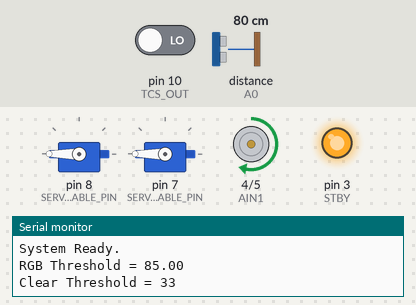
Recording of a sketch running on a simulated Arduino Uno, built with avr-gcc and run on an emulated ATmega328P. Shown: 2 × servo, motor-driver pin pairs drawn as motors (green arrow = first pin HIGH = forward, orange = second pin HIGH = backward, longer = more drive, scaled by the enable pin, stopped while the standby pin is LOW), output pins drawn as LEDs (lit = HIGH), the last lines printed to the serial monitor. Wiring (inferred from the names in the program): ultrasonic range finder: trigger pin 2; echo A0. The inputs (shaded band) are chosen by the test bench; at power-on: distance to the obstacle (sensor on A0) 80 cm, pin 10 (TCS_OUT) LOW. The echo pulse lasts 58.3 µs per cm; pins used as bus, display or sensor lines are not drawn.

Above: at 1.3 s.
1.4 s: distance to the obstacle (sensor on A0) set to 11 cm
3.6 s: distance to the obstacle (sensor on A0) set to 8 cm
At 5.7 s:
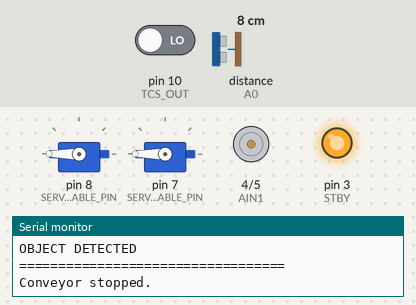
At 7.6 s:
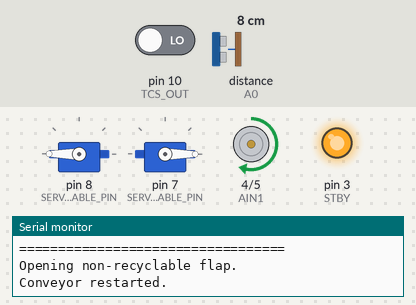
Timing chart, 0 to 15.1 s (numbered marks = the images above; inputs shaded):
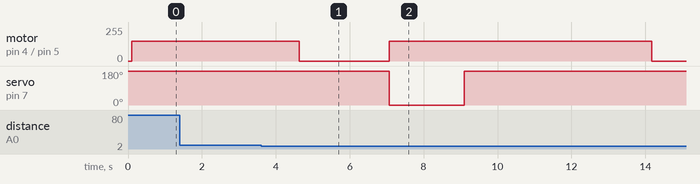

The sketch:

final2code.ino
```cpp
#include <Servo.h>

// ============================================================
// TCS3200 COLOR SENSOR
// ============================================================
#define S0 11
#define S1 12
#define S2 13
#define S3 9
#define TCS_OUT 10

// ============================================================
// HC-SR04 OBJECT DETECTION
// ============================================================
#define TRIG_PIN 2
#define ECHO_PIN A0

const int OBJECT_DISTANCE_THRESHOLD_CM = 8;

// ============================================================
// TB6612FNG MOTOR DRIVER
// ============================================================
#define STBY 3
#define AIN1 4
#define AIN2 5
#define PWMA 6

// ============================================================
// SERVOS
// ============================================================
#define SERVO_RECYCLABLE_PIN 8
#define SERVO_NONRECYCLABLE_PIN 7

Servo recyclableFlap;
Servo nonRecyclableFlap;

// ============================================================
// SERVO POSITIONS
// ============================================================
const int FLAP_NEUTRAL         = 180;
const int FLAP_RECYCLE_OPEN    = 0;
const int FLAP_NONRECYCLE_OPEN = 0;

// ============================================================
// CONVEYOR
// ============================================================
const int CONVEYOR_SPEED = 150;

// ============================================================
// TIMING
// ============================================================
const unsigned long SETTLE_TIME_MS      = 1000;
const unsigned long TRANSIT_TIME_MS     = 1200;
const unsigned long FLAP_HOLD_MS        = 800;
const unsigned long IR_CLEAR_TIMEOUT_MS = 4000;

// ============================================================
// SENSOR CLASSIFICATION
// ============================================================
//
// Based on your actual sensor readings:
//
// TRANSPARENT BOTTLE
// RGB Average ≈ 100
// ClearRaw ≈ 37-38
//
// PVC PIPE
// RGB Average ≈ 53-70
// ClearRaw ≈ 19-26
//
// BLACK WIRE COVER
// RGB Average ≈ 150
// ClearRaw ≈ 47
//
// Therefore:
//
// RGB Average >= 85
// AND
// ClearRaw >= 33
//
//       => RECYCLABLE
//
// Everything else
//       => NON-RECYCLABLE
//
// ============================================================

const float RGB_THRESHOLD = 85.0;
const long CLEAR_THRESHOLD = 33;

// ============================================================
// NUMBER OF SENSOR SAMPLES
// ============================================================

const int SENSOR_SAMPLES = 5;


// ============================================================
// SETUP
// ============================================================

void setup() {

  // ----------------------------------------------------------
  // TCS3200
  // ----------------------------------------------------------

  pinMode(S0, OUTPUT);
  pinMode(S1, OUTPUT);
  pinMode(S2, OUTPUT);
  pinMode(S3, OUTPUT);
  pinMode(TCS_OUT, INPUT);

  // Frequency scaling
  digitalWrite(S0, HIGH);
  digitalWrite(S1, LOW);


  // ----------------------------------------------------------
  // HC-SR04
  // ----------------------------------------------------------

  pinMode(TRIG_PIN, OUTPUT);
  pinMode(ECHO_PIN, INPUT);

  digitalWrite(TRIG_PIN, LOW);


  // ----------------------------------------------------------
  // TB6612FNG
  // ----------------------------------------------------------

  pinMode(STBY, OUTPUT);
  pinMode(AIN1, OUTPUT);
  pinMode(AIN2, OUTPUT);
  pinMode(PWMA, OUTPUT);

  digitalWrite(STBY, HIGH);


  // ----------------------------------------------------------
  // SERVOS
  // ----------------------------------------------------------

  recyclableFlap.attach(SERVO_RECYCLABLE_PIN);
  nonRecyclableFlap.attach(SERVO_NONRECYCLABLE_PIN);

  recyclableFlap.write(FLAP_NEUTRAL);
  nonRecyclableFlap.write(FLAP_NEUTRAL);


  // ----------------------------------------------------------
  // SERIAL
  // ----------------------------------------------------------

  Serial.begin(9600);

  Serial.println();
  Serial.println("==================================");
  Serial.println("     EcoSort Plastic Sorter");
  Serial.println("==================================");

  Serial.println("System Ready.");

  Serial.print("RGB Threshold = ");
  Serial.println(RGB_THRESHOLD);

  Serial.print("Clear Threshold = ");
  Serial.println(CLEAR_THRESHOLD);

  Serial.println();


  // Start conveyor
  startConveyor();
}


// ============================================================
// MAIN LOOP
// ============================================================

void loop() {

  // ----------------------------------------------------------
  // CHECK OBJECT
  // ----------------------------------------------------------

  long distance = getDistanceCM();

  bool objectDetected =
    (distance > 0 &&
     distance <= OBJECT_DISTANCE_THRESHOLD_CM);


  if (objectDetected) {

    Serial.println();
    Serial.println("==================================");
    Serial.println("OBJECT DETECTED");
    Serial.println("==================================");


    // Give object time to reach sensor
    delay(1000);


    // --------------------------------------------------------
    // STOP CONVEYOR
    // --------------------------------------------------------

    stopConveyor();

    Serial.println("Conveyor stopped.");


    // Allow object to settle
    delay(SETTLE_TIME_MS);


    // --------------------------------------------------------
    // READ SENSOR
    // --------------------------------------------------------

    int r;
    int g;
    int b;

    long clearRaw;

    readColorAndOpacity(
      r,
      g,
      b,
      clearRaw
    );


    // --------------------------------------------------------
    // CALCULATE RGB AVERAGE
    // --------------------------------------------------------

    float rgbAverage =
      (r + g + b) / 3.0;


    // --------------------------------------------------------
    // DISPLAY SENSOR VALUES
    // --------------------------------------------------------

    Serial.println();
    Serial.println("--------- SENSOR READING ---------");

    Serial.print("R = ");
    Serial.println(r);

    Serial.print("G = ");
    Serial.println(g);

    Serial.print("B = ");
    Serial.println(b);

    Serial.print("ClearRaw = ");
    Serial.println(clearRaw);

    Serial.print("RGB Average = ");
    Serial.println(rgbAverage);

    Serial.println("----------------------------------");


    // --------------------------------------------------------
    // CLASSIFY OBJECT
    // --------------------------------------------------------

    bool isRecyclable =
      classify(
        rgbAverage,
        clearRaw
      );


    // --------------------------------------------------------
    // CONTROL SERVO
    // --------------------------------------------------------

    if (isRecyclable) {

      // ======================================================
      // RECYCLABLE
      // ======================================================

      Serial.println();
      Serial.println("==================================");
      Serial.println("       RECYCLABLE");
      Serial.println("==================================");

      Serial.println("Opening recyclable flap.");

      // Make sure non-recyclable flap is closed
      nonRecyclableFlap.write(FLAP_NEUTRAL);

      // Open recyclable flap
      recyclableFlap.write(FLAP_RECYCLE_OPEN);

    }

    else {

      // ======================================================
      // NON-RECYCLABLE
      // ======================================================

      Serial.println();
      Serial.println("==================================");
      Serial.println("       NON-RECYCLABLE");
      Serial.println("==================================");

      Serial.println("Opening non-recyclable flap.");

      // Make sure recyclable flap is closed
      recyclableFlap.write(FLAP_NEUTRAL);

      // Open non-recyclable flap
      nonRecyclableFlap.write(FLAP_NONRECYCLE_OPEN);
    }


    // --------------------------------------------------------
    // START CONVEYOR
    // --------------------------------------------------------

    startConveyor();

    Serial.println("Conveyor restarted.");


    // Allow object to travel toward flap
    delay(TRANSIT_TIME_MS);


    // Keep selected flap open
    delay(FLAP_HOLD_MS);


    // --------------------------------------------------------
    // RESET BOTH FLAPS
    // --------------------------------------------------------

    recyclableFlap.write(FLAP_NEUTRAL);

    nonRecyclableFlap.write(FLAP_NEUTRAL);

    Serial.println("Flaps returned to neutral.");


    // --------------------------------------------------------
    // WAIT FOR OBJECT TO LEAVE SENSOR
    // --------------------------------------------------------

    unsigned long waitStart = millis();

    long clearDistance = getDistanceCM();


    while (
      (clearDistance > 0 &&
       clearDistance <= OBJECT_DISTANCE_THRESHOLD_CM)
      &&
      (millis() - waitStart < IR_CLEAR_TIMEOUT_MS)
    ) {

      delay(50);

      clearDistance = getDistanceCM();
    }


    Serial.println("Object cleared.");
    Serial.println();
  }
}


// ============================================================
// CLASSIFICATION FUNCTION
// ============================================================
bool classify(float rgbAverage, long clearRaw) {

  // ----------------------------------------------------------
  // CURRENT BOTTLE RANGE
  // ----------------------------------------------------------
  //
  // Bottle readings observed:
  //
  // RGB Average = 83.3 to 101.7
  // ClearRaw    = 31 to 38
  //
  // We give a small safety margin:
  //
  // RGB Average = 78 to 125
  // ClearRaw    = 29 to 43
  //
  // ----------------------------------------------------------

  const float BOTTLE_RGB_MIN = 78.0;
  const float BOTTLE_RGB_MAX = 125.0;

  const long BOTTLE_CLEAR_MIN = 29;
  const long BOTTLE_CLEAR_MAX = 43;


  Serial.println();
  Serial.println("--------- CLASSIFICATION ---------");

  Serial.print("RGB Average: ");
  Serial.println(rgbAverage);

  Serial.print("ClearRaw: ");
  Serial.println(clearRaw);


  // ----------------------------------------------------------
  // RECYCLABLE BOTTLE
  // ----------------------------------------------------------

  if (
    rgbAverage >= BOTTLE_RGB_MIN &&
    rgbAverage <= BOTTLE_RGB_MAX &&
    clearRaw >= BOTTLE_CLEAR_MIN &&
    clearRaw <= BOTTLE_CLEAR_MAX
  ) {

    Serial.println("RESULT: RECYCLABLE");

    return true;
  }


  // ----------------------------------------------------------
  // EVERYTHING OUTSIDE THE BOTTLE RANGE
  // ----------------------------------------------------------

  Serial.println("RESULT: NON-RECYCLABLE");

  return false;
}

// ============================================================
// MOTOR CONTROL
// ============================================================

void startConveyor() {

  digitalWrite(STBY, HIGH);

  digitalWrite(AIN1, HIGH);
  digitalWrite(AIN2, LOW);

  analogWrite(
    PWMA,
    CONVEYOR_SPEED
  );
}


void stopConveyor() {

  digitalWrite(AIN1, LOW);
  digitalWrite(AIN2, LOW);

  analogWrite(
    PWMA,
    0
  );
}


// ============================================================
// HC-SR04 DISTANCE
// ============================================================

long getDistanceCM() {

  digitalWrite(TRIG_PIN, LOW);

  delayMicroseconds(2);

  digitalWrite(TRIG_PIN, HIGH);

  delayMicroseconds(10);

  digitalWrite(TRIG_PIN, LOW);


  long duration =
    pulseIn(
      ECHO_PIN,
      HIGH,
      30000UL
    );


  if (duration == 0) {

    return -1;
  }


  return duration * 0.034 / 2;
}


// ============================================================
// TCS3200 RAW COLOR READING
// ============================================================

int readPulse(
  int s2state,
  int s3state
) {

  digitalWrite(
    S2,
    s2state
  );

  digitalWrite(
    S3,
    s3state
  );


  int pulse =
    pulseIn(
      TCS_OUT,
      LOW,
      50000UL
    );


  return pulse;
}


// ============================================================
// READ RGB + CLEAR
// ============================================================

void readColorAndOpacity(
  int &rOut,
  int &gOut,
  int &bOut,
  long &clearRawOut
) {

  long rSum = 0;
  long gSum = 0;
  long bSum = 0;
  long clearSum = 0;


  // ----------------------------------------------------------
  // TAKE MULTIPLE SAMPLES
  // ----------------------------------------------------------

  for (
    int i = 0;
    i < SENSOR_SAMPLES;
    i++
  ) {

    // RED
    rSum += readPulse(
      LOW,
      LOW
    );


    // GREEN
    gSum += readPulse(
      HIGH,
      HIGH
    );


    // BLUE
    bSum += readPulse(
      LOW,
      HIGH
    );


    // CLEAR
    clearSum += readPulse(
      HIGH,
      LOW
    );


    delay(30);
  }


  // ----------------------------------------------------------
  // CALCULATE AVERAGES
  // ----------------------------------------------------------

  rOut =
    rSum / SENSOR_SAMPLES;

  gOut =
    gSum / SENSOR_SAMPLES;

  bOut =
    bSum / SENSOR_SAMPLES;

  clearRawOut =
    clearSum / SENSOR_SAMPLES;
}
```

Measured:
- the behaviour switches between 10 and 9 cm on distance to the obstacle (sensor on A0) (found by bisection; images 0 and 1)
- after the input at 1.4 s, every drawn part: stays the same
- after the input at 3.6 s, motor on pin 4 (AIN1) / pin 5 (AIN2): forward 150/255 → stopped after 1.0 s, → forward 150/255 2.4 s later, → stopped 7.1 s later; servo on pin 7 (SERVO_NONRECYCLABLE_PIN): 180° → 0° after 3.5 s, → 180° 2.0 s later
